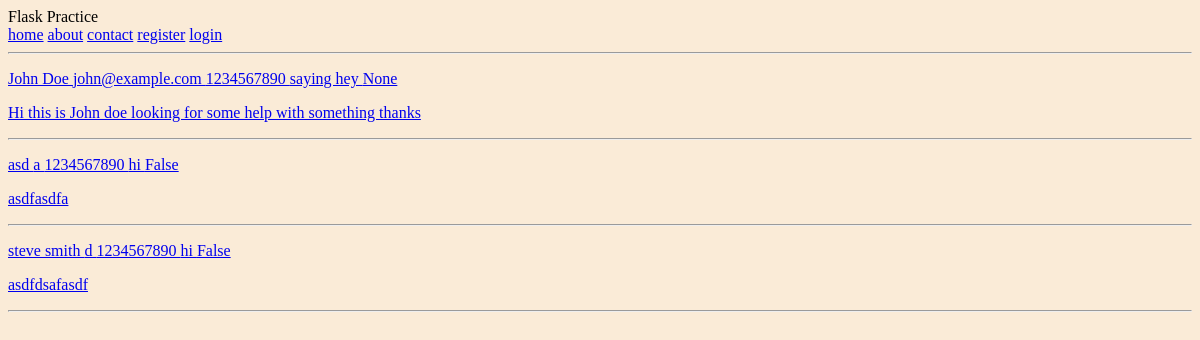
Before: /contacts/all with the older database file.
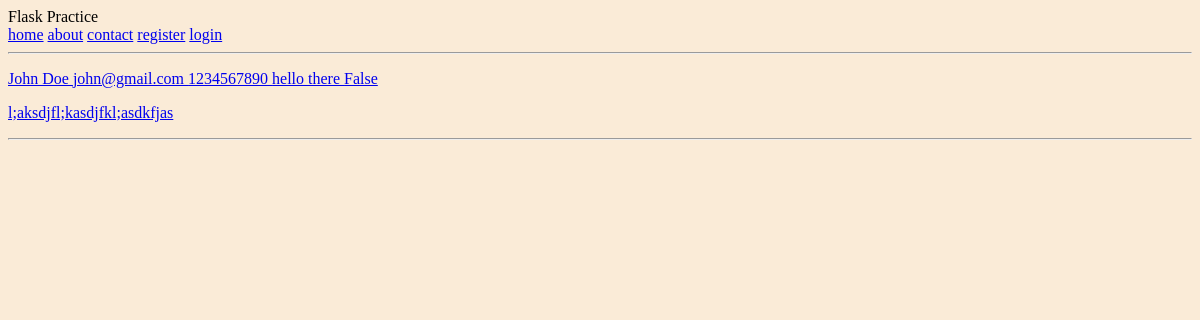
After: the same page with the newer database file.
### flask_practice_app/models.py (models this page shows)
class Contact(db.Model):
    id = db.Column(db.Integer, primary_key=True)
    name = db.Column(db.String(100), nullable=False)
    date_posted = db.Column(
        db.DateTime, nullable=False,
        default=datetime.utcnow)
    email = db.Column(db.String(120), nullable=False)
    phone = db.Column(db.Integer)
    subject = db.Column(db.String(75), nullable=False)
    body = db.Column(db.String(280), nullable=False)
    join = db.Column(db.Boolean)
    channels = db.relationship('Channel',backref='thread',lazy=True)

### flask_practice_app/routes.py (the view)
@app.route("/contacts/all")
def all_contacts():
    contacts = Contact.query.all()
    return render_template('contacts_all.html',contacts=contacts)

### flask_practice_app/templates/contacts_all.html
{% extends 'base.html' %}
{% block main %}
{% for contact in contacts %}
<a href="{{url_for('one_contact',contact_id=contact.id)}}">
    <p>{{ contact.name }}
    {{ contact.email }}
    {{ contact.phone }}
    {{ contact.subject }}
    {{ contact.join }}</p>
    <p>{{ contact.body }}</p>
</a>
<hr>
{% endfor %}
{% endblock main %}

### flask_practice_app/templates/base.html (shortened to what this page needs)
<!DOCTYPE html>
<html lang="en">
<head>
    <link rel="stylesheet" href="{{ url_for('static', filename='main.css')}}">
</head>
<body>
    <header>
        Flask Practice
        <nav>
            <a href="{{url_for('home')}}">home</a>
            <a href="{{url_for('about')}}">about</a>
            <a href="{{url_for('contact')}}">contact</a>
            {% if current_user.is_authenticated %}
            <a href="{{url_for('all_contacts')}}">Contact List</a>
            <a href="{{url_for('logout')}}">logout</a>
            <a href="{{url_for('account')}}">account</a>
            <a href="{{url_for('new_post')}}">New Post</a>
            {% else %}
            <a href="{{url_for('register')}}">register</a>
            <a href="{{url_for('login')}}">login</a>
            {% endif %}
        </nav>
    </header>
    <hr>
    <main>
        {% block main %}{% endblock %}
    </main>
</body>
</html>

### flask_practice_app/static/main.css (style rules this page uses)
* { background-color: antiquewhite; }

Changed rows visible on the page:
removed Contact: name "asd", email "a", phone "1234567890", subject "hi", join "False", body "asdfasdfa"
removed Contact: name "steve smith", email "d", phone "1234567890", subject "hi", join "False", body "asdfdsafasdf"
changed Contact "John Doe": email "john@example.com" → "john@gmail.com"; subject "saying hey" → "hello there"; join "None" → "False"; body "Hi this is John doe looking for some help with something thanks" → "l;aksdjfl;kasdjfkl;asdkfjas"
